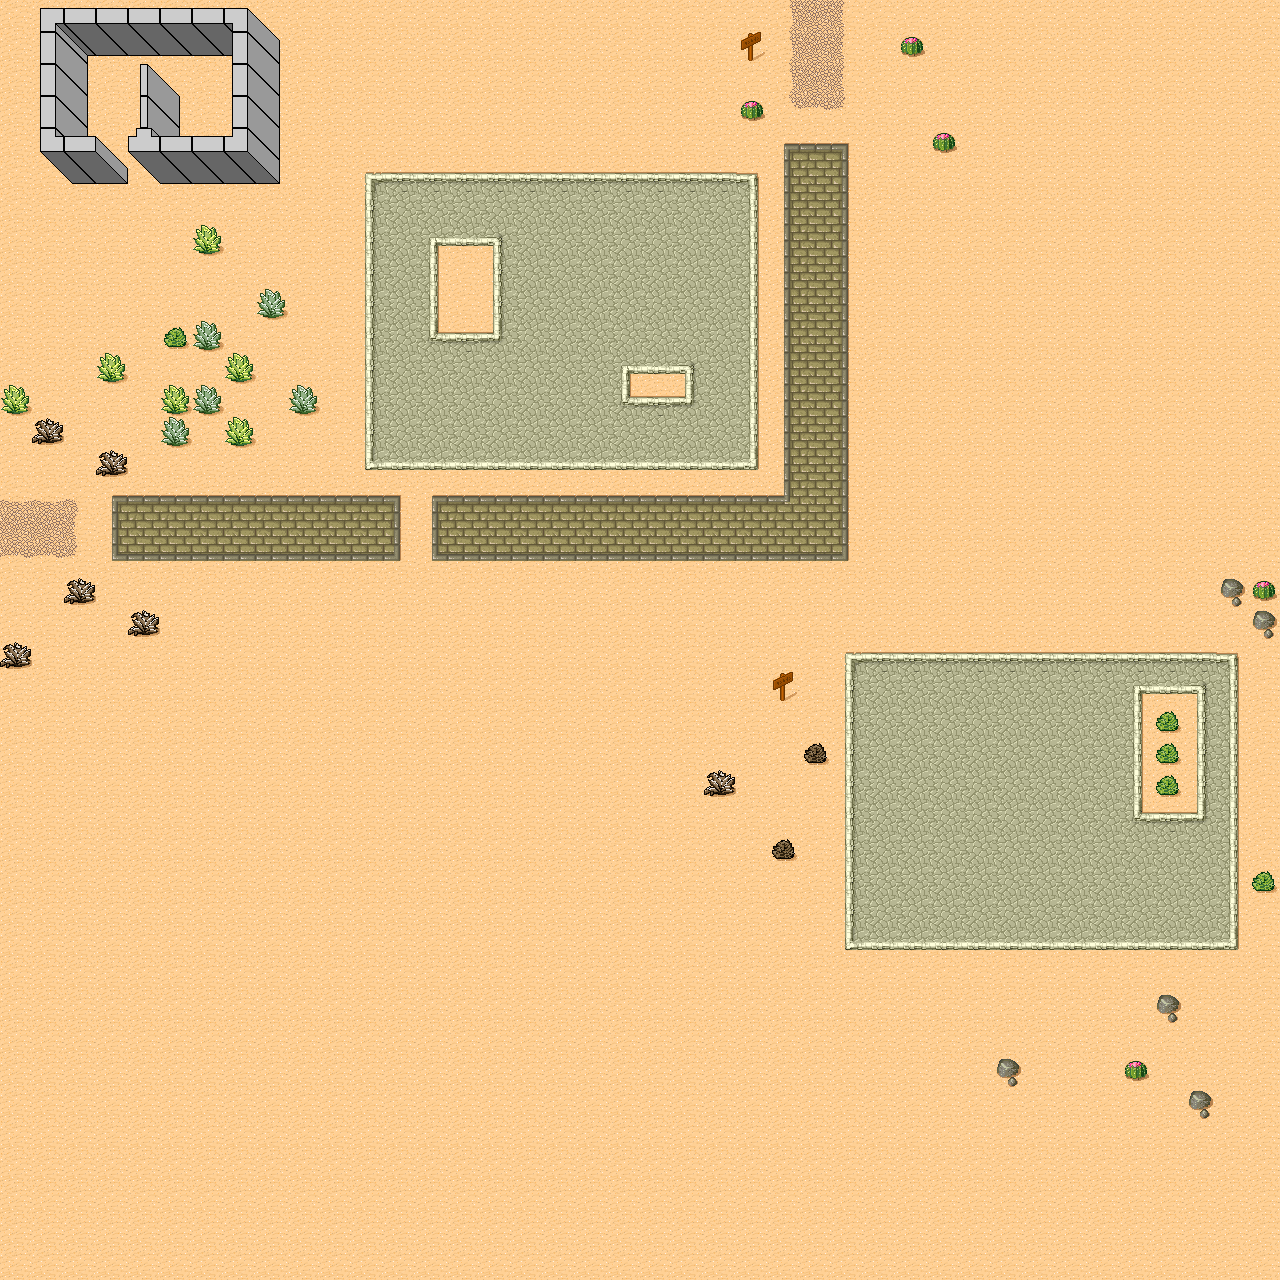

Tiled map render using the project's own tile images. Description and the map definition, with tile-layer contents summarised, below:
An orthogonal 40x40 tile map with 32x32 px tiles, 2 tile layers (Ground, Building), 1 hidden layer not drawn, 2 tilesets and 4 objects (2x hole, Sign).

<map version="1.0" orientation="orthogonal" width="40" height="40" tilewidth="32" tileheight="32">
 <tileset firstgid="1" name="Desert" tilewidth="32" tileheight="32" spacing="1" margin="1">
  <image source="tmw_desert_spacing.png" width="265" height="199" />
  <properties>
      <property name="A tileset property" value="abcd" />
  </properties>
 </tileset>
 <tileset firstgid="49" name="Walls" tilewidth="64" tileheight="64">
  <image source="perspective_walls.png" width="256" height="256" />
 </tileset>
 <layer name="Ground" width="40" height="40">
  <data>[1600 cells, 1600 non-empty, 40 distinct tile ids]</data>
 </layer>
 <layer name="Invisible layer" width="40" height="40" visible="0" opacity="0.64">
  <data>[1600 cells, 0 non-empty, 0 distinct tile ids]</data>
 </layer>
 <objectgroup name="Invisible object layer" width="40" height="40" visible="0" opacity="0.66" />
 <layer name="Building" width="40" height="40">
  <data>[1600 cells, 21 non-empty, 8 distinct tile ids]</data>
 </layer>
 <objectgroup name="Objects" width="40" height="40">
  <properties>
   <property name="password" value="xyzzy" />
  </properties>
  <object gid="61" x="165" y="122" />
  <object name="Hole A" type="hole" x="438" y="246" width="53" height="85" />
  <object name="Hole B" type="hole" x="631" y="374" width="52" height="23" />
  <object name="Sign" gid="46" x="527" y="107">
   <properties>
    <property name="text" value="Beware monsters!" />
   </properties>
   </object>
 </objectgroup>
</map>
